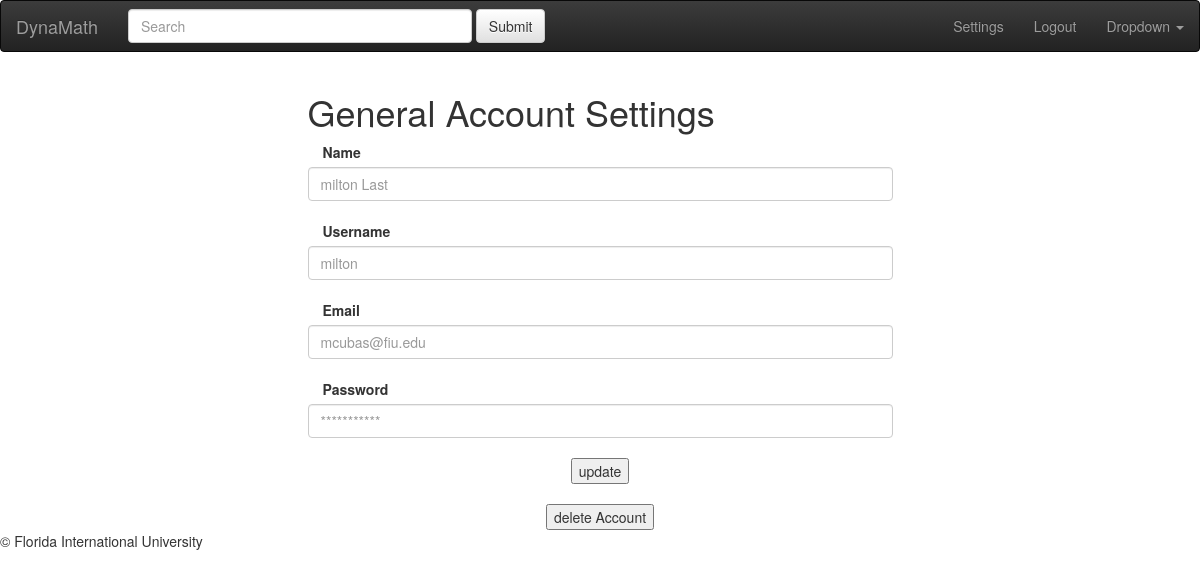
Screenshot of /DynaMathVersion1.3/DynaMathVersion1.3/accountSettings.php (signed in) with the database file from the repository.
### tables this page shows
CREATE TABLE IF NOT EXISTS `users` (
  `user_id` int(11) NOT NULL AUTO_INCREMENT,
  `username` varchar(32) NOT NULL,
  `password` varchar(255) NOT NULL,
  `first_name` varchar(32) NOT NULL,
  `last_name` varchar(32) NOT NULL,
  `email` varchar(1024) NOT NULL,
  `active` int(11) NOT NULL DEFAULT '0',
  `passreset` int(11) NOT NULL,
  `code` int(11) NOT NULL,
  `confirmed` int(11) NOT NULL,
  `confirmcode` int(11) NOT NULL,
  PRIMARY KEY (`user_id`)
);

### DynaMathVersion1.3/DynaMathVersion1.3/core/functions/users.php (called while the page is built, shortened)
<?php
function userInfo($user_id){
	$user_id = (int)$user_id;
	$data = mysqli_fetch_assoc(mysqli_query($GLOBALS['dbConnection'], "SELECT * FROM `users` WHERE `user_id` = $user_id"));
	return $data;
}
?>

### DynaMathVersion1.3/DynaMathVersion1.3/accountSettings.php (the view, shortened to what this page needs)
<?php
include 'includes/overall/header.php';
$userID = $_SESSION['user_id'];
$results = userInfo($userID);
$name 		= 	$results['first_name']." ".$results['last_name'];
$username 	=   $results['username'];
$email      =   $results['email'];
$passwordRepresentation   =  "***********";
?>
<html>
<body>
	<div class="row">
		<div class="col-md-3"></div>
		<div class = "col-md-6">
			<h1>General Account Settings</h1>
			<form action = " " method = "POST">
				<label for="inputn3" class="col-sm-4 control-label"> Name</label>
				<input type="text" class="form-control" id="inputfn3" placeholder="<?php echo $name; ?>" name="name"/>
				<br>
				<label for="inputus3" class="col-sm-4 control-label">Username</label>
				<input type="text" class="form-control" id="inputus3" placeholder="<?php echo $username; ?>" name="username"/>
				<br>
				<label for="inputem3" class="col-sm-4 control-label"> Email</label>
				<input type="text" class="form-control" id="inputem3" placeholder="<?php echo $email; ?>" name="email"/>
				<br>
				<label for="inputpass3" class="col-sm-4 control-label">Password</label>
				<input type="password" class="form-control" id="inputpass3" placeholder="<?php echo $passwordRepresentation; ?>" name="password"/>
				<center>
					<br/>
					<input type = "submit" name= "update" value= "update"><br/>
					<br />
				<input type = "submit" name= "delete" value= "delete Account"><br/>
				</center>
			</form>
		</div>
		<div class="col-md-3"></div>
	</div>
	<div class="row">
		<div class="col-md-3"></div>
		<div class="col-md-3">
		</div>
		<div class="col-md-3"></div>
	</div>
</body>
</html>
<?php include 'includes/overall/footer.php';?>

### rows the page displays
users: name "milton Last", username "milton", email "mcubas@fiu.edu"
